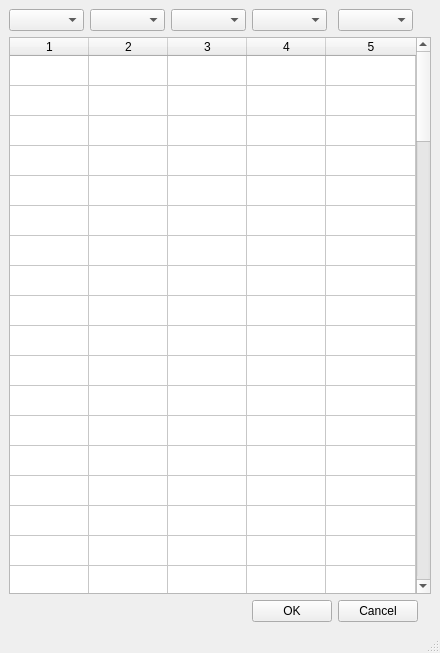
<?xml version="1.0" encoding="UTF-8"?>
<ui version="4.0">
 <class>ImportDialog</class>
 <widget class="QMainWindow" name="ImportDialog">
  <property name="geometry">
   <rect>
    <x>0</x>
    <y>0</y>
    <width>440</width>
    <height>653</height>
   </rect>
  </property>
  <property name="minimumSize">
   <size>
    <width>440</width>
    <height>0</height>
   </size>
  </property>
  <property name="maximumSize">
   <size>
    <width>440</width>
    <height>16777215</height>
   </size>
  </property>
  <property name="windowTitle">
   <string>Data import</string>
  </property>
  <widget class="QWidget" name="centralwidget">
   <layout class="QGridLayout" name="gridLayout">
    <item row="0" column="0">
     <widget class="QComboBox" name="cb_colum_0">
      <property name="minimumSize">
       <size>
        <width>75</width>
        <height>0</height>
       </size>
      </property>
      <property name="maximumSize">
       <size>
        <width>75</width>
        <height>16777215</height>
       </size>
      </property>
     </widget>
    </item>
    <item row="0" column="1">
     <widget class="QComboBox" name="cb_colum_1">
      <property name="minimumSize">
       <size>
        <width>75</width>
        <height>0</height>
       </size>
      </property>
      <property name="maximumSize">
       <size>
        <width>75</width>
        <height>16777215</height>
       </size>
      </property>
     </widget>
    </item>
    <item row="0" column="2">
     <widget class="QComboBox" name="cb_colum_2">
      <property name="minimumSize">
       <size>
        <width>75</width>
        <height>0</height>
       </size>
      </property>
      <property name="maximumSize">
       <size>
        <width>75</width>
        <height>16777215</height>
       </size>
      </property>
     </widget>
    </item>
    <item row="0" column="3">
     <widget class="QComboBox" name="cb_colum_3">
      <property name="minimumSize">
       <size>
        <width>75</width>
        <height>0</height>
       </size>
      </property>
      <property name="maximumSize">
       <size>
        <width>75</width>
        <height>16777215</height>
       </size>
      </property>
     </widget>
    </item>
    <item row="0" column="4">
     <widget class="QComboBox" name="cb_colum_4">
      <property name="minimumSize">
       <size>
        <width>75</width>
        <height>0</height>
       </size>
      </property>
      <property name="maximumSize">
       <size>
        <width>75</width>
        <height>16777215</height>
       </size>
      </property>
     </widget>
    </item>
    <item row="0" column="5">
     <spacer name="horizontalSpacer">
      <property name="orientation">
       <enum>Qt::Horizontal</enum>
      </property>
      <property name="sizeHint" stdset="0">
       <size>
        <width>14</width>
        <height>20</height>
       </size>
      </property>
     </spacer>
    </item>
    <item row="1" column="0" colspan="6">
     <widget class="QTableWidget" name="tab_data">
      <property name="rowCount">
       <number>100</number>
      </property>
      <property name="columnCount">
       <number>5</number>
      </property>
      <attribute name="horizontalHeaderDefaultSectionSize">
       <number>79</number>
      </attribute>
      <attribute name="horizontalHeaderStretchLastSection">
       <bool>true</bool>
      </attribute>
      <attribute name="verticalHeaderVisible">
       <bool>false</bool>
      </attribute>
      <row/>
      <row/>
      <row/>
      <row/>
      <row/>
      <row/>
      <row/>
      <row/>
      <row/>
      <row/>
      <row/>
      <row/>
      <row/>
      <row/>
      <row/>
      <row/>
      <row/>
      <row/>
      <row/>
      <row/>
      <row/>
      <row/>
      <row/>
      <row/>
      <row/>
      <row/>
      <row/>
      <row/>
      <row/>
      <row/>
      <row/>
      <row/>
      <row/>
      <row/>
      <row/>
      <row/>
      <row/>
      <row/>
      <row/>
      <row/>
      <row/>
      <row/>
      <row/>
      <row/>
      <row/>
      <row/>
      <row/>
      <row/>
      <row/>
      <row/>
      <row/>
      <row/>
      <row/>
      <row/>
      <row/>
      <row/>
      <row/>
      <row/>
      <row/>
      <row/>
      <row/>
      <row/>
      <row/>
      <row/>
      <row/>
      <row/>
      <row/>
      <row/>
      <row/>
      <row/>
      <row/>
      <row/>
      <row/>
      <row/>
      <row/>
      <row/>
      <row/>
      <row/>
      <row/>
      <row/>
      <row/>
      <row/>
      <row/>
      <row/>
      <row/>
      <row/>
      <row/>
      <row/>
      <row/>
      <row/>
      <row/>
      <row/>
      <row/>
      <row/>
      <row/>
      <row/>
      <row/>
      <row/>
      <row/>
      <row/>
      <column/>
      <column/>
      <column/>
      <column/>
      <column/>
     </widget>
    </item>
    <item row="2" column="3">
     <widget class="QPushButton" name="but_ok">
      <property name="text">
       <string>OK</string>
      </property>
     </widget>
    </item>
    <item row="2" column="4">
     <widget class="QPushButton" name="but_cancel">
      <property name="text">
       <string>Cancel</string>
      </property>
     </widget>
    </item>
   </layout>
  </widget>
  <widget class="QMenuBar" name="menubar">
   <property name="geometry">
    <rect>
     <x>0</x>
     <y>0</y>
     <width>440</width>
     <height>21</height>
    </rect>
   </property>
  </widget>
  <widget class="QStatusBar" name="statusbar"/>
 </widget>
 <resources/>
 <connections/>
</ui>
